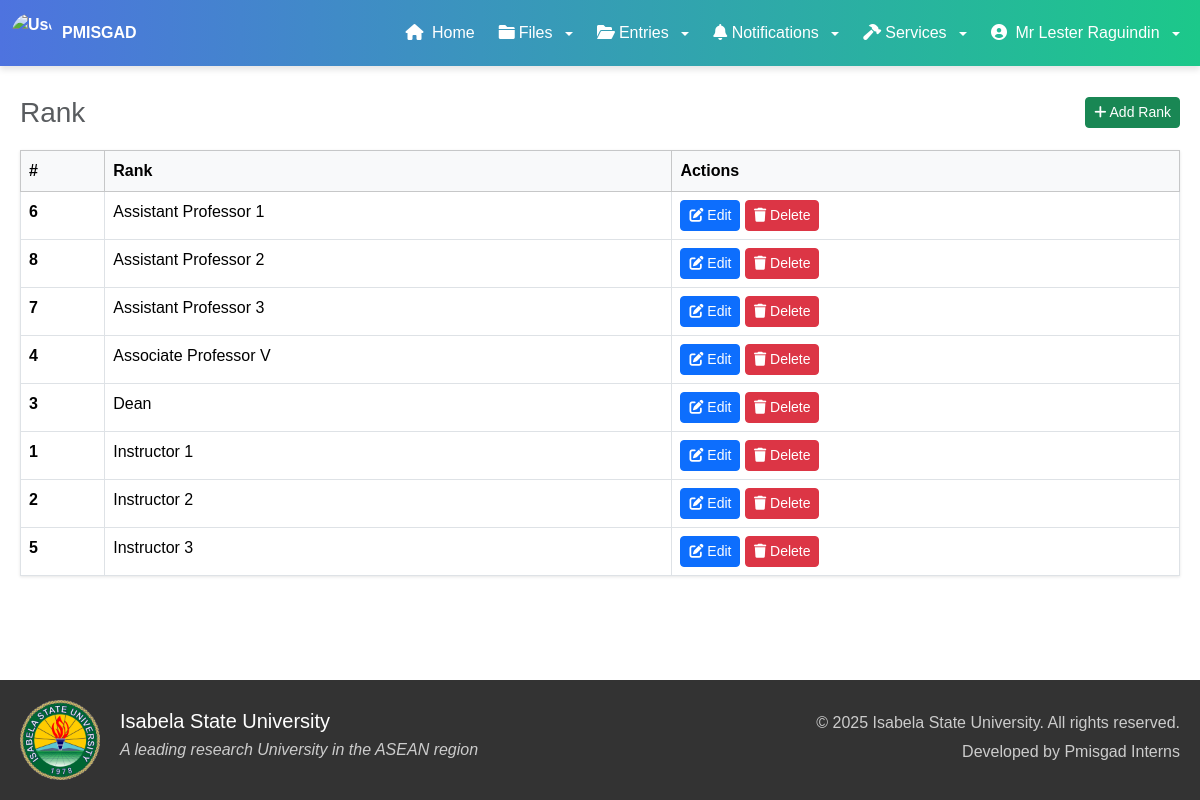
The app's page /admin/rank.php (signed in) with its own data.
### tables this page shows
CREATE TABLE `rank` (
  `rank_id` int(11) NOT NULL,
  `rank` varchar(50) NOT NULL
);

### admin/rank.php (the view, shortened to what this page needs)
<?php
include '../components/config.php';
?>
<!DOCTYPE html>
<html lang="en">
<head>
    <link href="https://cdnjs.cloudflare.com/ajax/libs/font-awesome/6.0.0-beta3/css/all.min.css" rel="stylesheet">
    <link rel="stylesheet" href="https://cdn.jsdelivr.net/npm/bootstrap@5.3.3/dist/css/bootstrap.min.css">
    <link rel="stylesheet" href="../styles/styles.css">
    <link rel="stylesheet" href="../styles/header_style.css">
    <link rel="stylesheet" href="../styles/darkLight.css">
</head>
<body>
    <?php include '../components/header_admin.php'; ?>
    <div class="container" style="margin-top: 30px">
        <div class="header-section">
            <h3 class="card-title text-center text-muted">Rank</h3>
            <button class="btn btn-sm btn-success" data-bs-toggle="modal" data-bs-target="#addRankModal">
                <i class="fas fa-plus"></i> Add Rank
            </button>
        </div>
        <table class="table table-bordered table-hover">
            <thead class="table-light">
                <tr>
                    <th scope="col">#</th>
                    <th scope="col">Rank</th>
                    <th scope="col">Actions</th>
                </tr>
            </thead>
            <tbody>
                <?php
                    $query = mysqli_query($con, "SELECT * FROM rank ORDER BY rank ") or die(mysqli_error($con));
                    if($query){
                        while($row = mysqli_fetch_assoc($query)){
                            echo '
                                <tr>
                                    <th scope="row">'.$row['rank_id'].'</th>
                                    <td>'. $row['rank'] .'</td>
                                    <td>
                                        <button class="btn btn-primary btn-sm edit-btn"
                                            data-bs-toggle="modal"
                                            data-bs-target="#editRankModal"
                                            data-id="'.$row['rank_id'].'"
                                            data-name="'.$row['rank'].'">
                                            <i class="fas fa-edit"></i> Edit
                                        </button>
                                        <form action="" method="POST" class="d-inline">
                                            <input type="hidden" name="delete_id" value="'.$row['rank_id'].'">
                                            <button type="submit" name="delete" class="btn btn-danger btn-sm" onclick="return confirm(\'Are you sure you want to delete this Rank?\')">
                                                <i class="fas fa-trash"></i> Delete
                                            </button>
                                        </form>
                                    </td>
                                </tr>
                            ';
                        }
                    }
                ?>
            </tbody>
        </table>
    </div>
    <?php include '../components/footer.php'; ?>
</body>
</html>

### styles/styles.css (style rules this page uses)
body { font-family: 'Arial', sans-serif; }

### styles/header_style.css (style rules this page uses)
.header-section { display: flex; justify-content: space-between; align-items: center; margin-bottom: 20px; }
.table { box-shadow: 0 1px 3px rgba(0,0,0,0.1); }
.table thead { background-color: #f8f9fa; }
.btn { transition: all 0.3s ease; }

### styles/darkLight.css (style rules this page uses)
body, .compliance-card, .p-4, .card { transition: background-color 0.5s ease-in-out, color 0.5s ease-in-out; }

### components/footer.php (style rules this page uses)
body { display: flex; flex-direction: column; min-height: 100vh; margin: 0; }
.container { max-width: 1200px; margin: 0 auto; padding: 0 20px; }

### records on screen
rank: rank_id "6", rank "Assistant Professor 1"
rank: rank_id "8", rank "Assistant Professor 2"
rank: rank_id "7", rank "Assistant Professor 3"
rank: rank_id "4", rank "Associate Professor V"
rank: rank_id "3", rank "Dean"
rank: rank_id "1", rank "Instructor 1"
rank: rank_id "2", rank "Instructor 2"
rank: rank_id "5", rank "Instructor 3"

### other values on screen
$_SESSION['full_name'] "Mr Lester Raguindin"
